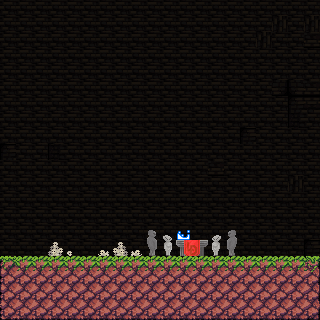

Rendered tile map (Tiled .tmx) drawn with the repository's tilesets; below, a short description and the map source with its tile grids summarised:
An orthogonal 20x20 tile map with 16x16 px tiles, 5 tile layers (back, stage, deco, unit, ...).

<map version="1.0" orientation="orthogonal" renderorder="right-down" width="20" height="20" tilewidth="16" tileheight="16" nextobjectid="4">
 <tileset firstgid="1" name="dungeonTileSet" tilewidth="16" tileheight="16" tilecount="1024">
  <image source="dungeonTileset.png" width="512" height="512" />
  <terraintypes>
   <terrain name="blocks" tile="-1" />
   <terrain name="empty" tile="-1" />
  </terraintypes>
  <tile id="4" terrain="1,1,1,0" />
  <tile id="5" terrain="1,1,0,0" />
  <tile id="6" terrain="1,1,0,1" />
  <tile id="12" terrain="0,0,0,1" />
  <tile id="13" terrain="0,0,1,1" />
  <tile id="14" terrain="0,0,1,0" />
  <tile id="36" terrain="1,0,1,0" />
  <tile id="37" terrain="0,0,0,0" />
  <tile id="38" terrain="0,1,0,1" />
  <tile id="44" terrain="0,1,0,1" />
  <tile id="45" terrain="1,1,1,1" />
  <tile id="46" terrain="1,0,1,0" />
  <tile id="68" terrain="1,0,1,1" />
  <tile id="69" terrain="0,0,1,1" />
  <tile id="70" terrain="0,1,1,1" />
  <tile id="76" terrain="0,1,0,0" />
  <tile id="77" terrain="1,1,0,0" />
  <tile id="78" terrain="1,0,0,0" />
 </tileset>
 <layer name="back" width="20" height="20">
  <data>[400 cells, 400 non-empty, 9 distinct tile ids]</data>
 </layer>
 <layer name="stage" width="20" height="20">
  <data>[400 cells, 82 non-empty, 11 distinct tile ids]</data>
 </layer>
 <layer name="deco" width="20" height="20">
  <data>[400 cells, 9 non-empty, 5 distinct tile ids]</data>
 </layer>
 <layer name="unit" width="20" height="20">
  <data>[400 cells, 1 non-empty, 1 distinct tile ids]</data>
 </layer>
 <layer name="fore" width="20" height="20">
  <data>[400 cells, 4 non-empty, 2 distinct tile ids]</data>
 </layer>
</map>
